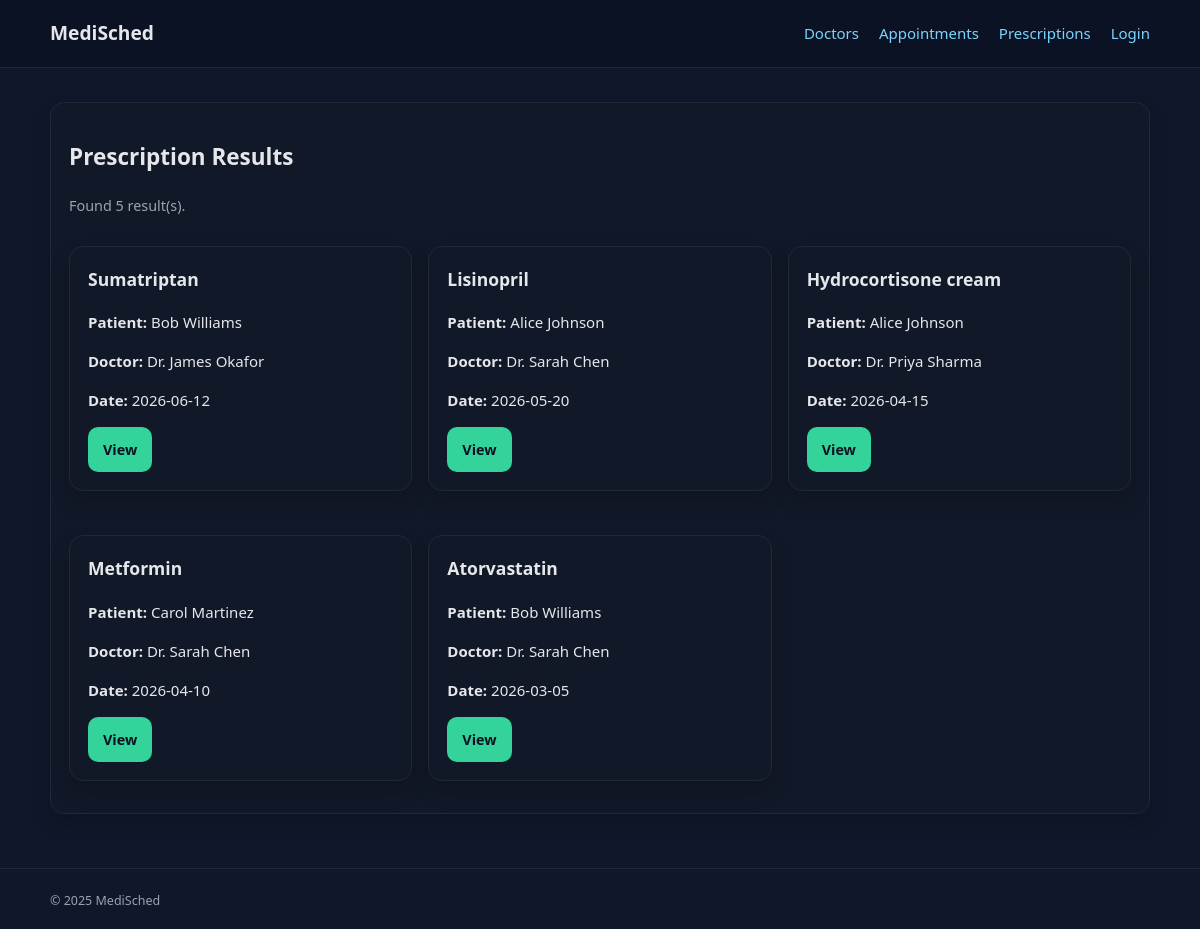
Screenshot of /medisched/public/search/prescription_results.php with the database file from the repository.
### tables this page shows
CREATE TABLE IF NOT EXISTS prescriptions (
  PrescriptionID INT UNSIGNED AUTO_INCREMENT PRIMARY KEY,
  PatientID      INT UNSIGNED NOT NULL,
  DoctorID       INT UNSIGNED NOT NULL,
  Medication     VARCHAR(200) NOT NULL,
  Dosage         VARCHAR(100) NOT NULL,
  Notes          TEXT,
  DateIssued     DATE         NOT NULL,
  CONSTRAINT fk_rx_patient FOREIGN KEY (PatientID) REFERENCES patients(PatientID) ON DELETE CASCADE,
  CONSTRAINT fk_rx_doctor  FOREIGN KEY (DoctorID)  REFERENCES doctors(DoctorID)  ON DELETE CASCADE
);

CREATE TABLE IF NOT EXISTS users (
  UserID       INT UNSIGNED AUTO_INCREMENT PRIMARY KEY,
  Name         VARCHAR(100)  NOT NULL,
  Email        VARCHAR(150)  NOT NULL UNIQUE,
  Password     VARCHAR(255)  NOT NULL,           
  Role         ENUM('admin','doctor','patient') NOT NULL DEFAULT 'patient',
  CreatedAt    TIMESTAMP DEFAULT CURRENT_TIMESTAMP
);

### medisched/includes/helpers.php (called while the page is built, shortened)
<?php
if (!function_exists('h')) {
  function h($s) { return htmlspecialchars((string)$s, ENT_QUOTES, 'UTF-8'); }
}
if (!function_exists('base_url')) {
  function base_url($path) {
    $path = '/' . ltrim($path, '/');
    return APP_BASE . $path;
  }
}

### medisched/public/search/prescription_results.php (the view, shortened to what this page needs)
<?php
require_once __DIR__ . '/../../includes/db.php';
require_once __DIR__ . '/../../includes/header.php';
$page = max(1, (int)($_GET['page'] ?? 1));
$offset = ($page - 1) * PAGE_SIZE;
$where = ["1=1"];
$params = [];
$whereSql = implode(' AND ', $where);
$countSql = "SELECT COUNT(*)
             FROM prescriptions pr
             JOIN patients p ON pr.PatientID = p.PatientID
             JOIN users pu ON p.UserID = pu.UserID
             JOIN doctors d ON pr.DoctorID = d.DoctorID
             JOIN users du ON d.UserID = du.UserID
             WHERE $whereSql";
$stmt = $pdo->prepare($countSql);
$stmt->execute($params);
$total = (int)$stmt->fetchColumn();
$sql = "SELECT pr.PrescriptionID, pr.Medication, pr.Dosage, pr.Notes, pr.DateIssued,
               pu.Name AS PatientName, du.Name AS DoctorName
        FROM prescriptions pr
        JOIN patients p ON pr.PatientID = p.PatientID
        JOIN users pu ON p.UserID = pu.UserID
        JOIN doctors d ON pr.DoctorID = d.DoctorID
        JOIN users du ON d.UserID = du.UserID
        WHERE $whereSql
        ORDER BY pr.DateIssued DESC
        LIMIT :lim OFFSET :off";
$stmt = $pdo->prepare($sql);
$stmt->bindValue(':lim', PAGE_SIZE, PDO::PARAM_INT);
$stmt->bindValue(':off', $offset, PDO::PARAM_INT);
$stmt->execute();
$rows = $stmt->fetchAll();
echo '<div class="card">';
echo '<h2>Prescription Results</h2>';
echo '<p class="result-meta">Found ' . h($total) . ' result(s).</p>';
if (!$rows) {
  echo '<p>No prescriptions found.</p>';
  echo '<a class="btn" href="prescription_search.php">Back</a>';
} else {
  echo '<div class="grid">';
  foreach ($rows as $r) {
    $detailUrl = 'prescription_detail.php?id=' . urlencode($r['PrescriptionID']);
    echo '<div class="card"><h3>' . h($r['Medication']) . '</h3>';
    echo '<p><strong>Patient:</strong> ' . h($r['PatientName']) . '</p>';
    echo '<p><strong>Doctor:</strong> ' . h($r['DoctorName']) . '</p>';
    echo '<p><strong>Date:</strong> ' . h($r['DateIssued']) . '</p>';
    echo '<a class="btn btn-primary" href="' . h($detailUrl) . '">View</a>';
    echo '</div>';
  }
  echo '</div>';
}
echo '</div>';
require_once __DIR__ . '/../../includes/footer.php';
?>

### medisched/includes/header.php (shortened to what this page needs)
<!doctype html>
<html lang="en">
<head>
  <link rel="stylesheet" href="<?php echo base_url('assets/styles.css'); ?>">
</head>
<body>
<header class="site-header">
  <div class="container">
    <h1><a href="<?php echo base_url('public/'); ?>">MediSched</a></h1>
    <nav>
      <a href="<?php echo base_url('public/search/doctor_search.php'); ?>">Doctors</a>
      <a href="<?php echo base_url('public/search/appointment_search.php'); ?>">Appointments</a>
      <a href="<?php echo base_url('public/search/prescription_search.php'); ?>">Prescriptions</a>
      <?php if (isset($_SESSION['user_id'])): ?>
        <a href="<?php echo base_url('public/admin.php'); ?>">Admin</a>
        <a href="<?php echo base_url('public/logout.php'); ?>">Logout</a>
      <?php else: ?>
        <a href="<?php echo base_url('public/login.php'); ?>">Login</a>
      <?php endif; ?>
    </nav>
  </div>
</header>
<main class="container">

### medisched/includes/footer.php (shortened to what this page needs)
</main>
<footer class="site-footer">
  <div class="container">
    <small>&copy; <?php echo date('Y'); ?> MediSched</small>
  </div>
</footer>
</body>
</html>

### medisched/assets/styles.css (style rules this page uses)
:root { --bg: #0f172a; --card: #111827; --text: #e5e7eb; --muted: #9ca3af; --accent: #34d399; --danger: #f87171; --link: #7dd3fc; }
* { box-sizing: border-box; }
body { margin: 0; font-family: system-ui, -apple-system, Segoe UI, Roboto, sans-serif; font-size: 15px; line-height: 1.6; background: var(--bg); color: var(--text); }
.container { width: min(1100px, 92%); margin: 0 auto; }
.site-header { border-bottom: 1px solid #1f2937; background: #0b1223; }
.site-header .container { display:flex; align-items:center; justify-content:space-between; padding: 18px 0; }
.site-header h1 { margin: 0; font-size: 1.2rem; }
.site-header a { color: var(--text); text-decoration: none; }
.site-header nav a { margin-left: 16px; color: var(--link); transition: color 0.15s; }
.site-footer { border-top: 1px solid #1f2937; padding: 18px 0; color: var(--muted); }
main.container { padding: 20px 0 40px 0; }
.card { background: var(--card); border: 1px solid #1f2937; border-radius: 14px; padding: 18px; margin: 14px 0; box-shadow: 0 10px 20px rgba(0,0,0,0.15); }
.card h3 { margin-top: 0; }
.grid { display: grid; grid-template-columns: repeat(auto-fill, minmax(280px, 1fr)); gap: 16px; }
button, .btn { display: inline-block; padding: 10px 14px; border-radius: 10px; border: 1px solid #1f2937; background: #111827; color: var(--text); text-decoration: none; cursor: pointer; transition: background 0.15s, border-color 0.15s; font-size: 0.9rem; }
.btn-primary { background: var(--accent); color: #0b1223; border-color: transparent; font-weight: 600; }
.result-meta { color: var(--muted); font-size: .9rem; }

### rows the page displays
prescriptions: Medication "Sumatriptan", users.Name "Bob Williams", users.Name "Dr. James Okafor", DateIssued "2026-06-12"
prescriptions: Medication "Lisinopril", users.Name "Alice Johnson", users.Name "Dr. Sarah Chen", DateIssued "2026-05-20"
prescriptions: Medication "Hydrocortisone cream", users.Name "Alice Johnson", users.Name "Dr. Priya Sharma", DateIssued "2026-04-15"
prescriptions: Medication "Metformin", users.Name "Carol Martinez", users.Name "Dr. Sarah Chen", DateIssued "2026-04-10"
prescriptions: Medication "Atorvastatin", users.Name "Bob Williams", users.Name "Dr. Sarah Chen", DateIssued "2026-03-05"

### other values shown
$total "5"
